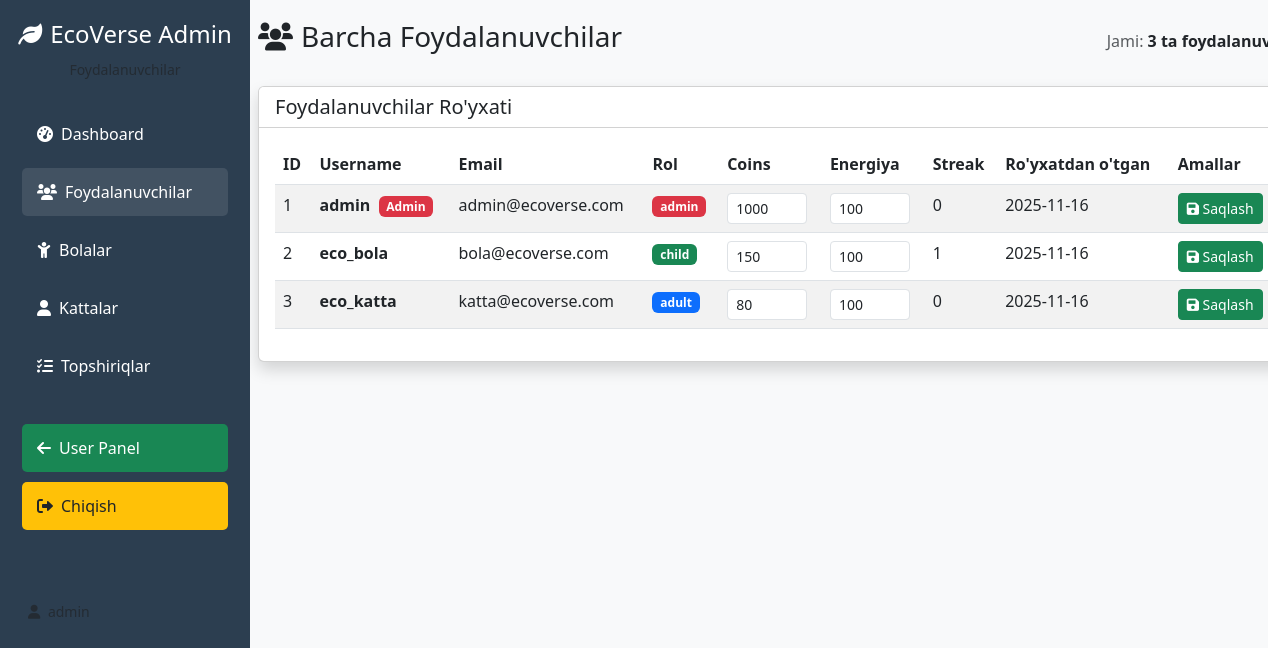
Before: /admin/users (signed in) with the older database file.
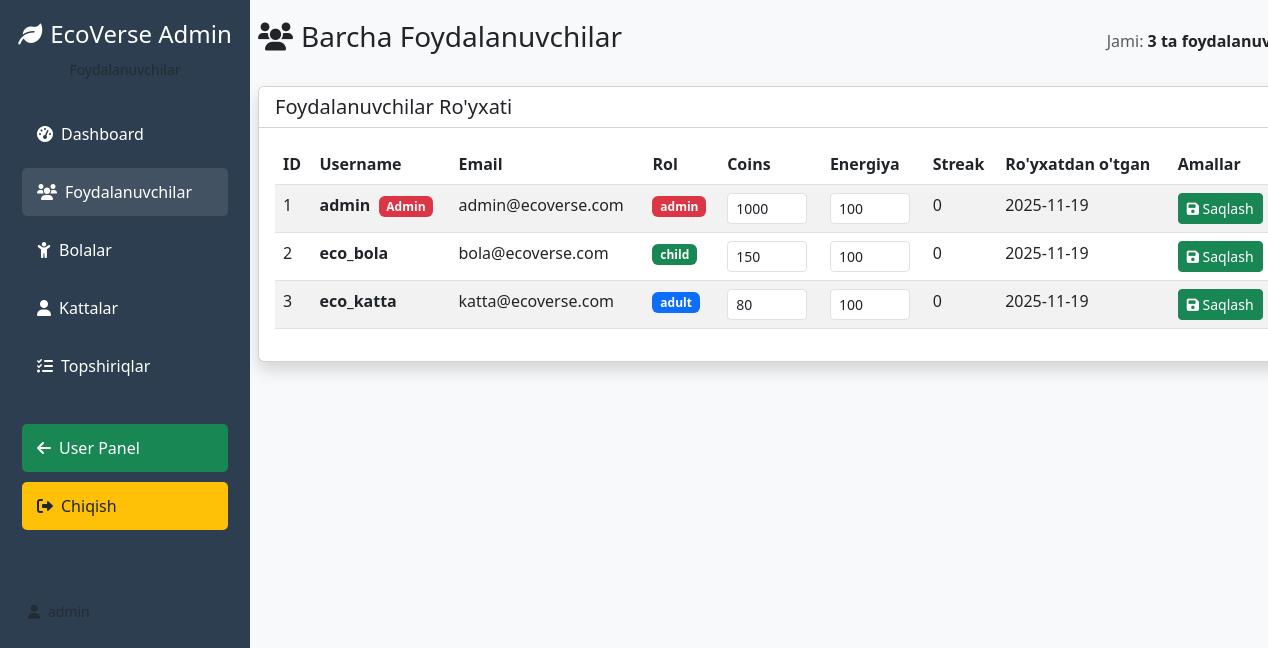
After: the same page with the newer database file.
### app.py (models this page shows)
class User(UserMixin, db.Model):
    id = db.Column(db.Integer, primary_key=True)
    username = db.Column(db.String(80), unique=True, nullable=False)
    email = db.Column(db.String(120), unique=True, nullable=False)
    password_hash = db.Column(db.String(200), nullable=False)
    role = db.Column(db.String(20), nullable=False, default='child')
    coins = db.Column(db.Integer, default=0)
    energy = db.Column(db.Integer, default=100)
    streak = db.Column(db.Integer, default=0)
    last_login = db.Column(db.DateTime)
    created_at = db.Column(db.DateTime, default=datetime.utcnow)
    avatar = db.Column(db.String(200), default='default.png')
    is_admin = db.Column(db.Boolean, default=False)

### app.py (the view)
@app.route('/admin/users')
@login_required
def admin_users():
    if not current_user.is_admin:
        flash('Sizga admin huquqi berilmagan!', 'error')
        return redirect(url_for('dashboard'))
    users = User.query.all()
    return render_template('admin_users.html', user=current_user, users=users)

### app.py (called while the page is built)
@login_manager.user_loader
def load_user(user_id):
    return User.query.get(int(user_id))

### templates/admin_users.html (shortened to what this page needs)
<!DOCTYPE html>
<html lang="uz">
<head>
    <link href="https://cdn.jsdelivr.net/npm/bootstrap@5.3.0/dist/css/bootstrap.min.css" rel="stylesheet">
    <link rel="stylesheet" href="https://cdnjs.cloudflare.com/ajax/libs/font-awesome/6.0.0/css/all.min.css">
</head>
<body>
    <div class="container-fluid p-0">
        <div class="row">
            <div class="col-md-3 col-lg-2 admin-sidebar">
                <div class="sidebar-sticky">
                    <div class="text-center mb-4">
                        <h4><i class="fas fa-leaf me-2"></i>EcoVerse Admin</h4>
                        <small class="text-muted">Foydalanuvchilar</small>
                    </div>
                    <ul class="nav flex-column">
                        <li class="nav-item">
                            <a class="nav-link" href="{{ url_for('admin_dashboard') }}">
                                <i class="fas fa-tachometer-alt me-2"></i>Dashboard
                            </a>
                        </li>
                        <li class="nav-item">
                            <a class="nav-link active" href="{{ url_for('admin_users') }}">
                                <i class="fas fa-users me-2"></i>Foydalanuvchilar
                            </a>
                        </li>
                        <li class="nav-item">
                            <a class="nav-link" href="{{ url_for('admin_child') }}">
                                <i class="fas fa-child me-2"></i>Bolalar
                            </a>
                        </li>
                        <li class="nav-item">
                            <a class="nav-link" href="{{ url_for('admin_adult') }}">
                                <i class="fas fa-user me-2"></i>Kattalar
                            </a>
                        </li>
                        <li class="nav-item">
                            <a class="nav-link" href="{{ url_for('admin_tasks') }}">
                                <i class="fas fa-tasks me-2"></i>Topshiriqlar
                            </a>
                        </li>
                        <li class="nav-item mt-4">
                            <a class="nav-link bg-success" href="{{ url_for('dashboard') }}">
                                <i class="fas fa-arrow-left me-2"></i>User Panel
                            </a>
                        </li>
                        <li class="nav-item">
                            <a class="nav-link bg-warning text-dark" href="{{ url_for('admin_logout') }}">
                                <i class="fas fa-sign-out-alt me-2"></i>Chiqish
                            </a>
                        </li>
                    </ul>
                    <div class="mt-5 p-3">
                        <small class="text-muted">
                            <i class="fas fa-user me-1"></i>
                        </small>
                    </div>
                </div>
            </div>
            <div class="col-md-9 col-lg-10 admin-main">
                <div class="d-flex justify-content-between align-items-center mb-4">
                    <h1 class="h3 text-gray-800">
                        <i class="fas fa-users me-2"></i>Barcha Foydalanuvchilar
                    </h1>
                    <div class="text-end">
                        <span class="text-muted">Jami: </span>
                        <strong>{{ users|length }} ta foydalanuvchi</strong>
                    </div>
                </div>
                <div class="card shadow">
                    <div class="card-header bg-white">
                        <h5 class="mb-0">Foydalanuvchilar Ro'yxati</h5>
                    </div>
                    <div class="card-body">
                        <div class="table-responsive">
                            <table class="table table-striped table-hover">
                                <thead>
                                    <tr>
                                        <th>ID</th>
                                        <th>Username</th>
                                        <th>Email</th>
                                        <th>Rol</th>
                                        <th>Coins</th>
                                        <th>Energiya</th>
                                        <th>Streak</th>
                                        <th>Ro'yxatdan o'tgan</th>
                                        <th>Amallar</th>
                                    </tr>
                                </thead>
                                <tbody>
                                    {% for user in users %}
                                    <tr>
                                        <td>{{ user.id }}</td>
                                        <td>
                                            <strong>{{ user.username }}</strong>
                                            {% if user.is_admin %}
                                            <span class="badge bg-danger ms-1">Admin</span>
                                            {% endif %}
                                        </td>
                                        <td>{{ user.email }}</td>
                                        <td>
                                            <span class="badge {% if user.role == 'admin' %}bg-danger{% elif user.role == 'child' %}bg-success{% else %}bg-primary{% endif %}">
                                                {{ user.role }}
                                            </span>
                                        </td>
                                        <td>
                                            <input type="number" class="form-control form-control-sm coins-input"
                                                   value="{{ user.coins }}" data-user-id="{{ user.id }}"
                                                   style="width: 80px;">
                                        </td>
                                        <td>
                                            <input type="number" class="form-control form-control-sm energy-input"
                                                   value="{{ user.energy }}" data-user-id="{{ user.id }}"
                                                   style="width: 80px;">
                                        </td>
                                        <td>{{ user.streak }}</td>
                                        <td>{{ user.created_at.strftime('%Y-%m-%d') }}</td>
                                        <td>
                                            <button class="btn btn-sm btn-success save-btn" data-user-id="{{ user.id }}">
                                                <i class="fas fa-save"></i> Saqlash
                                            </button>
                                        </td>
                                    </tr>
                                    {% endfor %}
                                </tbody>
                            </table>
                        </div>
                    </div>
                </div>
            </div>
        </div>
    </div>
</body>
</html>

### templates/admin_users.html (style rules this page uses)
.admin-sidebar { background: #2c3e50; color: white; min-height: 100vh; position: fixed; width: 250px; left: 0; top: 0; z-index: 1000; }
.admin-main { margin-left: 250px; padding: 20px; min-height: 100vh; background: #f8f9fa; }
.nav-link { color: white; padding: 12px 15px; border-radius: 5px; margin: 5px 10px; transition: all 0.3s ease; }
.nav-link:hover, .nav-link.active { background: rgba(255,255,255,0.1); color: white; }
.sidebar-sticky { position: sticky; top: 0; height: 100vh; padding-top: 20px; overflow-y: auto; }

Changed rows visible on the page:
changed User "admin": created_at "2025-11-16" → "2025-11-19"
changed User "eco_bola": streak "1" → "0"; created_at "2025-11-16" → "2025-11-19"
changed User "eco_katta": created_at "2025-11-16" → "2025-11-19"
